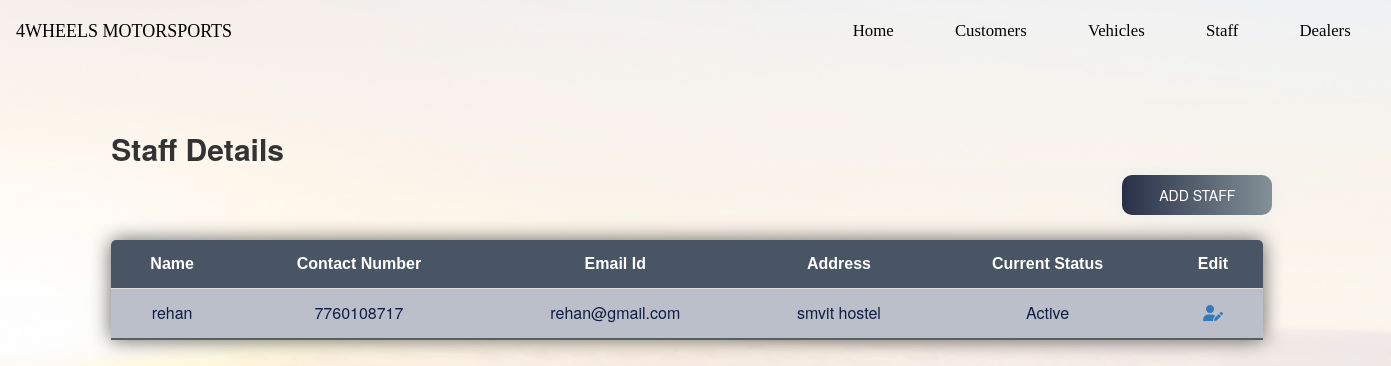
Before: /staff/ with the older database file.
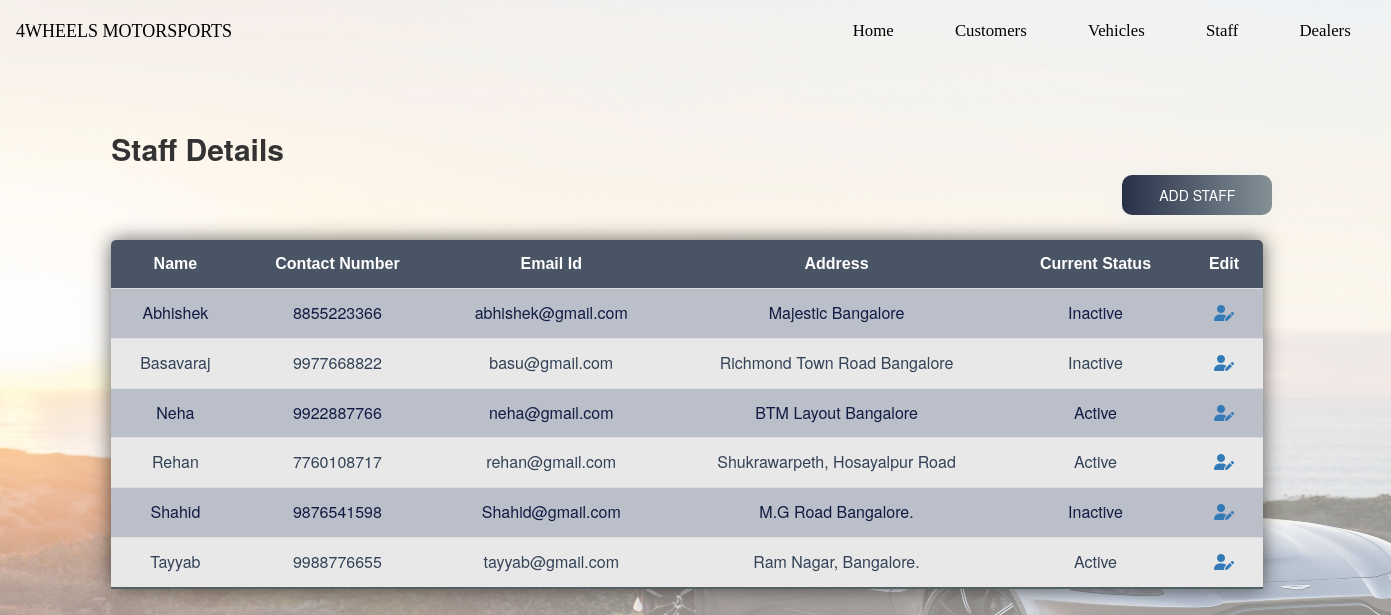
After: the same page with the newer database file.
### showroom/models.py (models this page shows, shortened)
class StaffModel(models.Model):
    STATUS =(
        ('Active','Active'),
        ('Inactive','Inactive'),
    )
    alpha = RegexValidator(r'^[a-zA-Z]*$', 'Please Enter Valid Name')
    phone = RegexValidator(r'^[0-9]{10}$', 'Please Enter Valid Mobile Number')
    sname = models.CharField(max_length=50 ,validators=[alpha])
    semail = models.EmailField()
    scontact = models.CharField(max_length=10 , null=True,blank=True,validators=[phone])
    saddress = models.TextField()
    status = models.CharField(max_length=100,null=True,choices=STATUS)

### showroom/views.py (the view)
# urls.py: path('staff/', staffview, name="staffview"),
def staffview(request):
    staffs= StaffModel.objects.all().order_by(Lower('sname'))
    context ={'staffs':staffs}
    return render(request,"staff.html" ,context)

### templates/staff.html (shortened to what this page needs)
{% load static %}
<!DOCTYPE html>
<html lang="en">
<head>
    <link href="https://cdn.jsdelivr.net/npm/bootstrap@5.0.0-beta3/dist/css/bootstrap.min.css" rel="stylesheet"
>
    <link href="//netdna.bootstrapcdn.com/bootstrap/3.0.0/css/bootstrap.min.css" rel="stylesheet" id="bootstrap-css">
</head>
<body>
    <nav class="navbar navbar-expand-lg nav-color nav-fixed">
        <div class="container-fluid">
          <a class="navbar-brand nav-link" href="#">4WHEELS  MOTORSPORTS</a>
          <div class="collapse navbar-collapse" id="navbarNav">
            <ul class="navbar-nav">
              <li class="nav-item " style="margin-left: 550px;">
                <a class="nav-link" aria-current="page" href="{% url 'indexview'%}">Home</a>
              </li>
              <li class="nav-item">
                <a class="nav-link" href="{% url 'customersview'%}">Customers</a>
              </li>
              <li class="nav-item">
                <a class="nav-link" href="{% url 'vehicleview'%}">Vehicles</a>
              </li>
              <li class="nav-item">
                <a class="nav-link" href="{% url 'staffview'%}">Staff</a>
              </li>
              <li class="nav-item">
                <a class="nav-link" href="{% url 'dealerview'%}">Dealers</a>
              </li>
            </ul>
          </div>
        </div>
      </nav>
    <div class="table-container">
        <div class="lines">
            <h2 style="font-weight: bolder;">Staff Details</h2><a class="btn-grad" style="margin-left: 79%;" href="{% url 'addstaffview' %}" >Add Staff</a>
        </div>
        <table class="content-table">
            <thead>
                <tr>
                    <th>Name</th>
                    <th>Contact Number</th>
                    <th>Email Id</th>
                    <th>Address</th>
                    <th>Current Status</th>
                    <th>Edit</th>
                </tr>
            </thead>
            <tbody>
                <tr>
                    {% for Staff in staffs %}
                <tr>
                    <td> {{Staff.sname}}</td>
                    <td>{{Staff.scontact}}</td>
                    <td>{{Staff.semail}}</td>
                    <td>{{Staff.saddress}}</td>
                    <td>{{Staff.status}}</td>
                    <td><a href="{% url 'editstaff' Staff.id %}"><i class="fas fa-user-edit"></i></a></td>
                </tr>
                {% endfor%}
                </tr>
            </tbody>
        </table>
    </div>
</body>
</html>

Changed rows visible on the page:
removed StaffModel: sname "rehan", scontact "7760108717", semail "rehan@gmail.com", saddress "smvit hostel", status "Active"
added StaffModel: sname "Abhishek", scontact "8855223366", semail "abhishek@gmail.com", saddress "Majestic Bangalore", status "Inactive"
added StaffModel: sname "Basavaraj", scontact "9977668822", semail "basu@gmail.com", saddress "Richmond Town Road Bangalore", status "Inactive"
added StaffModel: sname "Neha", scontact "9922887766", semail "neha@gmail.com", saddress "BTM Layout Bangalore", status "Active"
added StaffModel: sname "Rehan", scontact "7760108717", semail "rehan@gmail.com", saddress "Shukrawarpeth, Hosayalpur Road", status "Active"
added StaffModel: sname "Shahid", scontact "9876541598", semail "Shahid@gmail.com", saddress "M.G Road Bangalore.", status "Inactive"
added StaffModel: sname "Tayyab", scontact "9988776655", semail "tayyab@gmail.com", saddress "Ram Nagar, Bangalore.", status "Active"
